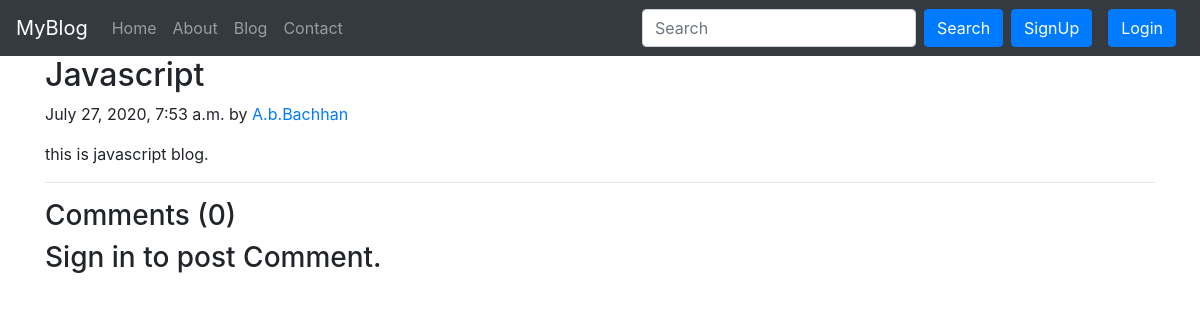
/blog/js, run on the app's committed database.
### blog/models.py (models this page shows, shortened)
class Post(models.Model):
	sno = models.AutoField(primary_key=True)
	title = models.CharField(max_length=30)
	author = models.CharField(max_length=20)
	content = models.TextField()
	slug = models.CharField(max_length=13)
	timeStamp = models.DateTimeField(blank=True)

### blog/views.py (the view)
# urls.py: path('<str:slug>', views.blogPost, name='blogPost')
def blogPost(request,slug):
	post = Post.objects.filter(slug=slug).first()
	comments = BlogComment.objects.filter(post = post,parent =None)
	replies = BlogComment.objects.filter(post = post).exclude(parent=None)
	replyDict = {}
	for reply in replies :
		if reply.parent.sno not in replyDict.keys():
			replyDict[reply.parent.sno] = reply
		else:
			replyDict[reply.parent.sno].append(reply)
	context = {'post':post,'comments':comments,'user':request.user,'replyDict':replyDict}
	return render(request,'blog/blogpost.html',context)

### templates/blog/blogpost.html (shortened to what this page needs)
{% extends 'basic.html' %}
{% block body %}
{% load humanize %}
<div class="container">
        <h2 class="blog-post-title">{{post.title}}</h2>
        <p class="blog-post-meta">{{post.timeStamp}} by <a href="/about">{{post.author}}</a></p>
        <p>{{post.content}}</p>
        <hr>
</div>
<div class="container">
	<H3>Comments ({{comments.count}})</H3>
	{% if user.is_authenticated %}
	<form action="/blog/postComment" method="post">
		{% csrf_token %}
		<div class="form-group my-3">
		<label>Post your Comment</label>
		<input type="text" class="form-control" name="comment" placeholder="Enter Comment" required>
		</div>
		<input type="hidden" name="postSno" value="{{post.sno}}">
		<input type="hidden" name="parentSno" value="">
		<button type="submit" class="btn btn-primary mx-1">Submit</button>
	</form>
	{% else %}
	<h3>Sign in to post Comment.</h3>
	{% endif %}
</div>
{% endblock body %}

### data on the page
Post: title "Javascript", timeStamp "July 27, 2020, 7:53 a.m.", author "A.b.Bachhan", content "this is javascript blog."

### other printed values
{{ comments.count }} "0"
